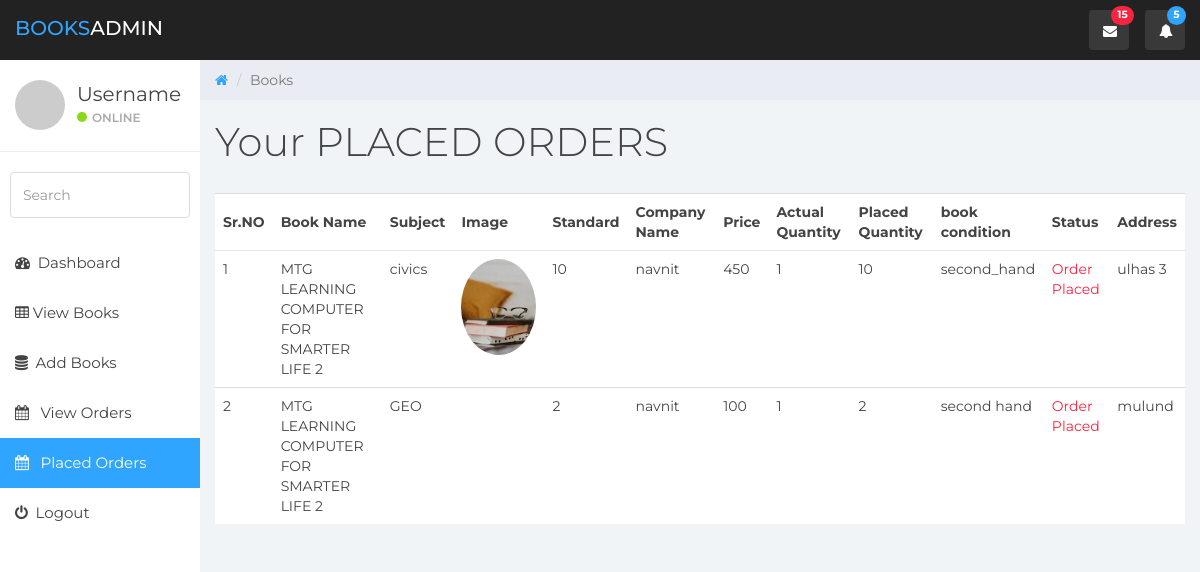
The app's page /books.php?source=placed_orders (signed in) with its own data.
### tables this page shows
CREATE TABLE `placed_orders` (
  `id` int(11) NOT NULL,
  `buyer_user` int(11) NOT NULL,
  `seller_user` int(11) NOT NULL,
  `placed_quantity` int(11) NOT NULL,
  `book_id` int(11) NOT NULL,
  `status` varchar(255) NOT NULL,
  `address` text NOT NULL
);

CREATE TABLE `books` (
  `id` int(11) NOT NULL,
  `book_name` varchar(255) NOT NULL,
  `description` text NOT NULL,
  `subject` varchar(255) NOT NULL,
  `standard` int(11) NOT NULL,
  `company_name` varchar(255) NOT NULL,
  `state` varchar(255) NOT NULL,
  `price` int(11) NOT NULL,
  `user_id` int(11) NOT NULL,
  `quantity` int(11) NOT NULL,
  `image` varchar(255) NOT NULL
);

### pages/placed_orders.php (the view, shortened to what this page needs)
<div class="container-fluid border-top">
    <div class="row">
        <div class="table-responsive">
            <table class="table table-hover">
                <thead>
                <tr>
                    <th>Sr.NO</th>
                    <th>Book Name</th>
                    <th>Subject</th>
                    <th>Image</th>
                    <th>Standard</th>
                    <th>Company Name</th>
                    <th>Price</th>
                    <th>Actual Quantity</th>
                    <th>Placed Quantity</th>
                    <th>book condition</th>
                    <th>Status</th>
                    <th>Address</th>
                </tr>
                </thead>
                <tbody>
                <?php
                include_once ("includes/connection.php");
                $i = 0;
                $id= $_SESSION['id'];
                $query  = "SELECT books.*,placed_orders.* FROM `placed_orders` JOIN books ON placed_orders.book_id=books.id WHERE placed_orders.buyer_user=$id";
                $rs = mysqli_query($conn,$query);
                while ($row = mysqli_fetch_assoc($rs)) {
                    $book_name = $row['book_name'];
                    $subject = $row['subject'];
                    $standard = $row['standard'];
                    $company_name = $row['company_name'];
                    $price = $row['price'];
                    $placed_quantity= $row['placed_quantity'];
                    $quantity = $row['quantity'];
                    $image = $row['image'];
                    $state= $row['state'];
                    $status = $row['status'];
                    $address = $row['address'];
                    $i++;
                    echo<<<ROW
<tr>
    <td>$i</td>
    <td>$book_name</td>
    <td>$subject</td>
    <td><a href=""><img src="images/books/$image" class="img-rounded img-circle img-responsive" style="width: 75px" alt=""></a></td>
    <td>$standard</td>
    <td>$company_name</td>
    <td>$price</td>
    <td>$placed_quantity</td>
    <td>$quantity</td>
    <td>$state</td>
    <td class = "color-red">$status</td>
    <td>$address</td>
</tr>
ROW;
                }
                ?>
                </tbody>
            </table>
        </div>
    </div>
</div>

### css/styles.css (style rules this page uses)
body { background: #f1f4f7; padding-top: 60px; font-size: 14px; color: #444444; font-family: "Montserrat", "Helvetica Neue", Helvetica, Arial, sans-serif; }
a, a:hover, a:focus { color: #30a5ff; }
.color-red { color: #f9243f; }
.border-top { border-top: 1px solid #dadbda; }
.table { background: #fff; }
.table > thead > tr > th { border-bottom: 1px solid #e6e7e8; vertical-align: middle; height: 50px; }

### records on screen
placed_orders: book.book_name "MTG LEARNING COMPUTER FOR SMARTER LIFE 2", book.subject "civics", book.image (picture), book.standard "10", book.company_name "navnit", book.price "450", placed_quantity "1", book.quantity "10", book.state "second_hand", status "Order Placed", address "ulhas 3"
placed_orders: book.book_name "MTG LEARNING COMPUTER FOR SMARTER LIFE 2", book.subject "GEO", book.standard "2", book.company_name "navnit", book.price "100", placed_quantity "1", book.quantity "2", book.state "second hand", status "Order Placed", address "mulund"

### other values on screen
$title "Your PLACED ORDERS"
